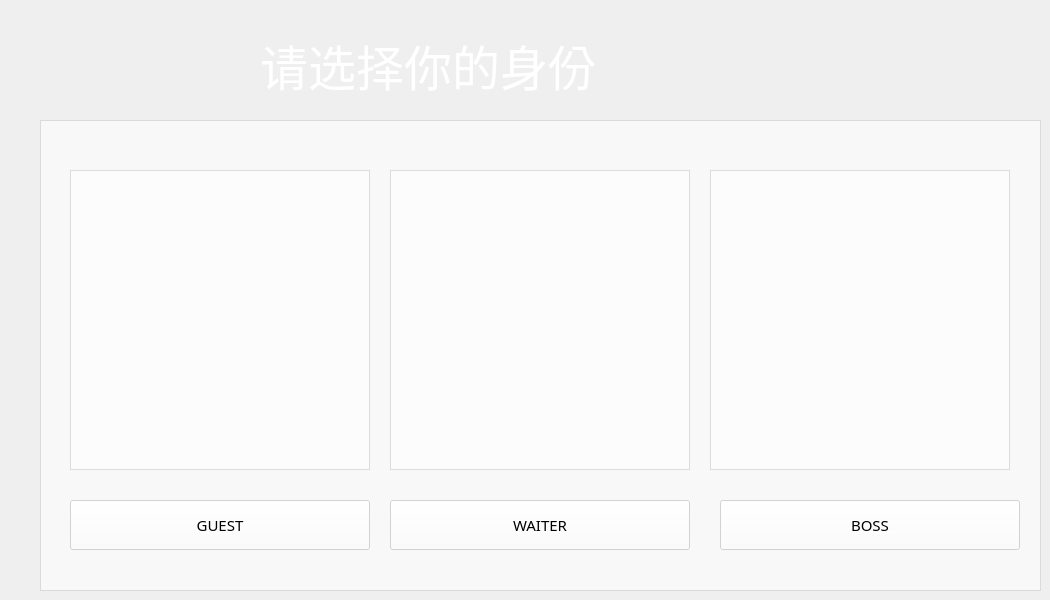
   <widget class="QWidget" name="menu">
    <property name="styleSheet">
     <string notr="true"/>
    </property>
    <widget class="QLabel" name="label_3">
     <property name="geometry">
      <rect>
       <x>260</x>
       <y>20</y>
       <width>501</width>
       <height>91</height>
      </rect>
     </property>
     <property name="font">
      <font>
       <family>幼圆</family>
       <pointsize>36</pointsize>
      </font>
     </property>
     <property name="styleSheet">
      <string notr="true">color: rgb(255, 255, 255);</string>
     </property>
     <property name="text">
      <string>请选择你的身份</string>
     </property>
    </widget>
    <widget class="QFrame" name="frame_4">
     <property name="geometry">
      <rect>
       <x>40</x>
       <y>120</y>
       <width>1001</width>
       <height>471</height>
      </rect>
     </property>
     <property name="styleSheet">
      <string notr="true">background-color: rgb(255, 255, 255,150);</string>
     </property>
     <property name="frameShape">
      <enum>QFrame::StyledPanel</enum>
     </property>
     <property name="frameShadow">
      <enum>QFrame::Raised</enum>
     </property>
     <widget class="QPushButton" name="but_waiter">
      <property name="geometry">
       <rect>
        <x>350</x>
        <y>380</y>
        <width>300</width>
        <height>50</height>
       </rect>
      </property>
      <property name="minimumSize">
       <size>
        <width>300</width>
        <height>50</height>
       </size>
      </property>
      <property name="maximumSize">
       <size>
        <width>300</width>
        <height>50</height>
       </size>
      </property>
      <property name="font">
       <font>
        <family>Segoe UI Light</family>
        <pointsize>11</pointsize>
       </font>
      </property>
      <property name="styleSheet">
       <string notr="true"/>
      </property>
      <property name="text">
       <string>WAITER</string>
      </property>
     </widget>
     <widget class="QPushButton" name="but_boss">
      <property name="geometry">
       <rect>
        <x>680</x>
        <y>380</y>
        <width>300</width>
        <height>50</height>
       </rect>
      </property>
      <property name="minimumSize">
       <size>
        <width>300</width>
        <height>50</height>
       </size>
      </property>
      <property name="maximumSize">
       <size>
        <width>300</width>
        <height>50</height>
       </size>
      </property>
      <property name="font">
       <font>
        <family>Segoe UI Light</family>
        <pointsize>11</pointsize>
       </font>
      </property>
      <property name="styleSheet">
       <string notr="true"/>
      </property>
      <property name="text">
       <string>BOSS</string>
      </property>
     </widget>
     <widget class="QFrame" name="frame_3">
      <property name="geometry">
       <rect>
        <x>670</x>
        <y>50</y>
        <width>300</width>
        <height>300</height>
       </rect>
      </property>
      <property name="minimumSize">
       <size>
        <width>300</width>
        <height>300</height>
       </size>
      </property>
      <property name="maximumSize">
       <size>
        <width>300</width>
        <height>300</height>
       </size>
      </property>
      <property name="styleSheet">
       <string notr="true">border-image: url(:/mainwindowpic/头像_中-男-中.png);</string>
      </property>
      <property name="frameShape">
       <enum>QFrame::StyledPanel</enum>
      </property>
      <property name="frameShadow">
       <enum>QFrame::Raised</enum>
      </property>
     </widget>
     <widget class="QFrame" name="frame_2">
      <property name="geometry">
       <rect>
        <x>350</x>
        <y>50</y>
        <width>300</width>
        <height>300</height>
       </rect>
      </property>
      <property name="minimumSize">
       <size>
        <width>300</width>
        <height>300</height>
       </size>
      </property>
      <property name="maximumSize">
       <size>
        <width>300</width>
        <height>300</height>
       </size>
      </property>
      <property name="styleSheet">
       <string notr="true">border-image: url(:/mainwindowpic/头像_中-女-中.png);</string>
      </property>
      <property name="frameShape">
       <enum>QFrame::StyledPanel</enum>
      </property>
      <property name="frameShadow">
       <enum>QFrame::Raised</enum>
      </property>
     </widget>
     <widget class="QFrame" name="frame">
      <property name="geometry">
       <rect>
        <x>30</x>
        <y>50</y>
        <width>300</width>
        <height>300</height>
       </rect>
      </property>
      <property name="minimumSize">
       <size>
        <width>300</width>
        <height>300</height>
       </size>
      </property>
      <property name="maximumSize">
       <size>
        <width>300</width>
        <height>300</height>
       </size>
      </property>
      <property name="styleSheet">
       <string notr="true">border-image: url(:/mainwindowpic/头像_中-男-老.png);</string>
      </property>
      <property name="frameShape">
       <enum>QFrame::StyledPanel</enum>
      </property>
      <property name="frameShadow">
       <enum>QFrame::Raised</enum>
      </property>
     </widget>
     <widget class="QPushButton" name="but_guest">
      <property name="geometry">
       <rect>
        <x>30</x>
        <y>380</y>
        <width>300</width>
        <height>50</height>
       </rect>
      </property>
      <property name="sizePolicy">
       <sizepolicy hsizetype="MinimumExpanding" vsizetype="Fixed">
        <horstretch>0</horstretch>
        <verstretch>0</verstretch>
       </sizepolicy>
      </property>
      <property name="minimumSize">
       <size>
        <width>300</width>
        <height>50</height>
       </size>
      </property>
      <property name="maximumSize">
       <size>
        <width>300</width>
        <height>50</height>
       </size>
      </property>
      <property name="font">
       <font>
        <family>Segoe UI Light</family>
        <pointsize>11</pointsize>
       </font>
      </property>
      <property name="styleSheet">
       <string notr="true"/>
      </property>
      <property name="text">
       <string>GUEST</string>
      </property>
      <property name="flat">
       <bool>false</bool>
      </property>
     </widget>
    </widget>
    <zorder>frame_4</zorder>
    <zorder>label_3</zorder>
   </widget>
